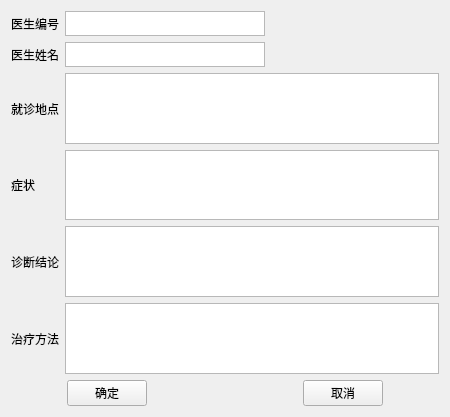
<?xml version="1.0" encoding="UTF-8"?>
<ui version="4.0">
 <class>savepicturewidgets</class>
 <widget class="QWidget" name="savepicturewidgets">
  <property name="geometry">
   <rect>
    <x>0</x>
    <y>0</y>
    <width>450</width>
    <height>417</height>
   </rect>
  </property>
  <property name="windowTitle">
   <string>诊断结果</string>
  </property>
  <layout class="QVBoxLayout" name="verticalLayout_2">
   <item>
    <layout class="QVBoxLayout" name="verticalLayout">
     <item>
      <layout class="QGridLayout" name="gridLayout" columnstretch="1,10">
       <item row="1" column="0">
        <widget class="QLabel" name="Label_4">
         <property name="text">
          <string>医生姓名</string>
         </property>
        </widget>
       </item>
       <item row="2" column="0">
        <widget class="QLabel" name="Label_2">
         <property name="text">
          <string>就诊地点</string>
         </property>
        </widget>
       </item>
       <item row="4" column="0">
        <widget class="QLabel" name="Label_5">
         <property name="text">
          <string>诊断结论</string>
         </property>
        </widget>
       </item>
       <item row="3" column="0">
        <widget class="QLabel" name="Label">
         <property name="text">
          <string>症状</string>
         </property>
        </widget>
       </item>
       <item row="0" column="0">
        <widget class="QLabel" name="Label_3">
         <property name="text">
          <string>医生编号</string>
         </property>
        </widget>
       </item>
       <item row="5" column="0">
        <widget class="QLabel" name="Label_6">
         <property name="text">
          <string>治疗方法</string>
         </property>
        </widget>
       </item>
       <item row="0" column="1">
        <widget class="QTextEdit" name="textEdit_id">
         <property name="sizePolicy">
          <sizepolicy hsizetype="Fixed" vsizetype="Fixed">
           <horstretch>0</horstretch>
           <verstretch>0</verstretch>
          </sizepolicy>
         </property>
         <property name="minimumSize">
          <size>
           <width>200</width>
           <height>25</height>
          </size>
         </property>
         <property name="maximumSize">
          <size>
           <width>200</width>
           <height>25</height>
          </size>
         </property>
        </widget>
       </item>
       <item row="1" column="1">
        <widget class="QTextEdit" name="textEdit_name">
         <property name="sizePolicy">
          <sizepolicy hsizetype="Fixed" vsizetype="Fixed">
           <horstretch>0</horstretch>
           <verstretch>0</verstretch>
          </sizepolicy>
         </property>
         <property name="maximumSize">
          <size>
           <width>200</width>
           <height>25</height>
          </size>
         </property>
        </widget>
       </item>
       <item row="2" column="1">
        <widget class="QTextEdit" name="textEdit_place"/>
       </item>
       <item row="3" column="1">
        <widget class="QTextEdit" name="textEdit_symptom"/>
       </item>
       <item row="4" column="1">
        <widget class="QTextEdit" name="textEdit_decision"/>
       </item>
       <item row="5" column="1">
        <widget class="QTextEdit" name="textEdit_therapy"/>
       </item>
      </layout>
     </item>
     <item>
      <layout class="QHBoxLayout" name="horizontalLayout">
       <property name="spacing">
        <number>100</number>
       </property>
       <item>
        <widget class="QPushButton" name="pushButton_save">
         <property name="sizePolicy">
          <sizepolicy hsizetype="Fixed" vsizetype="Fixed">
           <horstretch>0</horstretch>
           <verstretch>0</verstretch>
          </sizepolicy>
         </property>
         <property name="text">
          <string>确定</string>
         </property>
        </widget>
       </item>
       <item>
        <widget class="QPushButton" name="pushButton_cancel">
         <property name="sizePolicy">
          <sizepolicy hsizetype="Fixed" vsizetype="Fixed">
           <horstretch>0</horstretch>
           <verstretch>0</verstretch>
          </sizepolicy>
         </property>
         <property name="text">
          <string>取消</string>
         </property>
        </widget>
       </item>
      </layout>
     </item>
    </layout>
   </item>
  </layout>
 </widget>
 <resources/>
 <connections/>
</ui>
